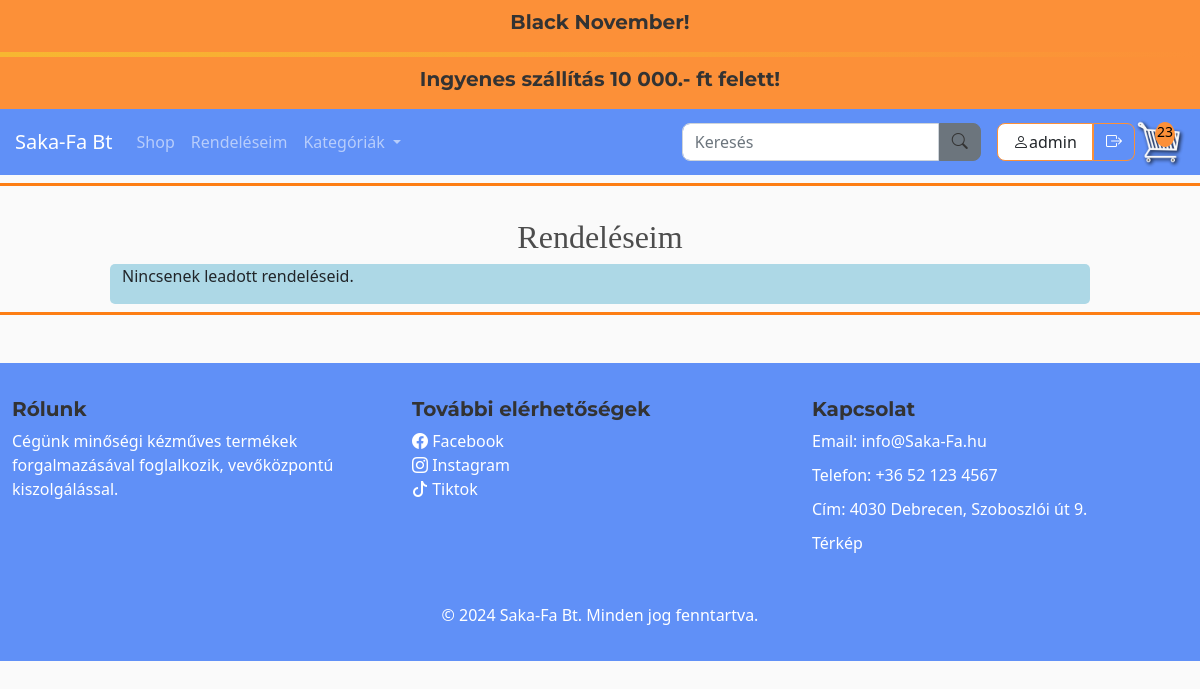
Screenshot of /orders/ (signed in) with the database file from the repository.
### store/models.py (models this page shows, shortened)
class TopBarText(models.Model):
    title = models.CharField(max_length=100, verbose_name="Cím")
    content = models.TextField(verbose_name="Szöveg")
    updated_at = models.DateTimeField(auto_now=True, verbose_name="Utolsó frissítés")
    class Meta:
        verbose_name = "Top Bar szöveg"
        verbose_name_plural = "Top Bar szövegek"

### store/views.py (the view, shortened to what this page needs)
# urls.py: path('orders/', views.order_list, name='order_list'),  # Rendelések listája
def order_list(request):
    if request.user.is_authenticated:
        customer = request.user.customer
        completed_orders = Order.objects.filter(customer=customer, complete=True).order_by('-date_order').prefetch_related('orderitem_set')
        cart_data = cartData(request)
        cart_items_count = cart_data['cartItems']
        cart_items = cart_data['items']
        order = cart_data['order']
        products = Product.objects.all()
        cart_total = cart_data['cart_total']  # Kosár végösszegének lekérése
        orders_by_transaction = {}
        context = {
            'orders_by_transaction': orders_by_transaction,
            'cartItems': cart_items_count,
            'cart_items': cart_items,  # Az aktuális kosár tételei a kontextusban
            'order': order,
            'products': products,
            'items': cart_items,
            'cart_total' : cart_total,
        }
    else:
        context = {
            'message': 'Csak bejelentkezett felhasználóknak!',
            'cartItems': 0,
            'cart_items': []  # Üres kosár nem bejelentkezett felhasználóknál
        }
    return render(request, 'store/order_list.html', context)

### store/context_processors.py (called while the page is built)
def topbar_texts(request):
    return {
        'topbar_texts': TopBarText.objects.all()
    }

### store/models.py (called while the page is built)
    @property
    def imageURL(self):
        try:
            url = self.image.url
        except:
            url = ''
        return url

    @property
    def discounted_price(self):
        if self.discount_percentage > 0:
            discount_amount = (self.discount_percentage / 100) * self.price
            return round(self.price - discount_amount, 2)
        return self.price

    @property
    def get_cart_total(self):
        orderitems = self.orderitem_set.all()
        total = sum([item.get_total for item in orderitems])
        discount_amount = (self.discount_percentage / 100) * total
        total_after_discount = Decimal(total - discount_amount)
        shipping_cost = Decimal(self.shipping_cost)
        return total_after_discount + shipping_cost  # Kedvezménnyel csökkentett összeg + szállítási költség

    @property
    def get_cart_items(self):
        orderitems = self.orderitem_set.all()
        total = sum([item.quantity for item in orderitems])
        return total

    @property
    def get_total(self):
        if self.product and self.product.discounted_price is not None:
            return self.product.discounted_price * self.quantity  # Az akciós ár használata
        return self.product.price * self.quantity  # Ha nincs akciós ár, az alapár használata

### store/templates/store/order_list.html (shortened to what this page needs)
{% extends "store/main.html" %}
{% load static %}
{% block content %}
<h2 class="text-center">Rendeléseim</h2>
<div class="container">
    <div class="row justify-content-center">
        <div class="order col-12 col-md-10">
        {% if user.is_authenticated %}
            {% if orders_by_transaction %}
                {% for transaction_id, orders in orders_by_transaction.items %}
                    <h3>Rendelés azonosító: {{ transaction_id }}</h3>
                    <table class="table table-striped table-responsive">
                        <thead>
                            <tr>
                                <th>Kép</th>
                                <th>Termék</th>
                                <th>Mennyiség</th>
                                <th>Rendelés ideje</th>
                                <th>Egységár</th>
                                <th>Összesen</th>
                            </tr>
                        </thead>
                        <tbody>
                            {% for order in orders %}
                                {% for order_item in order.orderitem_set.all %}
                                <tr>
                                    <td><a href="{% url 'product_detail' order_item.product.id %}">
                                        <img src="{{ order_item.product.image.url }}" alt="{{ order_item.product.name }}">
                                    </a></td>
                                    <td>{{ order_item.product.name }}</td>
                                    <td>{{ order_item.quantity }}</td>
                                    <td>{{ order_item.date_added|date:"Y-m-d H:i:s" }}</td>
                                    <td>{{ order_item.product.price|floatformat:0 }} Ft</td>
                                    <td>{{ order_item.total_price|floatformat:0 }} Ft</td>
                                </tr>
                                {% endfor %}
                                <tr>
                                    <td colspan="6" class="text-right">
                                        <h3>Kosár végösszege: {{ order.get_cart_total|floatformat:0 }} Ft</h3>
                                    </td>
                                </tr>
                            {% endfor %}
                        </tbody>
                    </table>
                {% endfor %}
            {% else %}
                <p>Nincsenek leadott rendeléseid.</p>
            {% endif %}
        {% else %}
            <p>{{ message }}</p>
        {% endif %}
        </div>
    </div>
</div>
{% endblock content %}

### store/templates/store/main.html (shortened to what this page needs)
<!DOCTYPE html>
{% load static %}
<html lang="hu">
<head>
    <link href="https://cdnjs.cloudflare.com/ajax/libs/bootstrap-icons/1.10.0/font/bootstrap-icons.min.css" rel="stylesheet">
    <link rel="stylesheet" href="https://cdnjs.cloudflare.com/ajax/libs/font-awesome/6.0.0-beta3/css/all.min.css">
    <link href="https://cdn.jsdelivr.net/npm/bootstrap@5.0.2/dist/css/bootstrap.min.css" rel="stylesheet">
    <link rel="stylesheet" type="text/css" href="{% static 'css/main.css' %}">
</head>
<body>
    <div class="TopBar">
        <div class="container">
            <div class="row">
                <div class="col-12">
                    <div class="custom-banner marquee">
                        {% for text in topbar_texts %}
                            <h4>{{ text.title }}</h4>
                        {% endfor %}
                    </div>
                </div>
                <div class="animated-divider"></div>
                <div class="col-12">
                    <div class="custom-banner marquee">
                        {% for text in topbar_texts %}
                            <h4>{{ text.content }}</h4>
                        {% endfor %}
                    </div>
                </div>
            </div>
        </div>
    </div>
    <nav class="navbar navbar-expand-lg navbar-dark bg-primary">
        <a class="navbar-brand" href="{% url 'index' %}">Saka-Fa Bt</a>
        <div class="collapse navbar-collapse" id="navbarSupportedContent">
            <ul class="navbar-nav me-auto">
                <li class="nav-item active">
                    <a class="nav-link" href="{% url 'store' %}">Shop<span class="sr-only">(current)</span></a>
                </li>
                <li class="nav-item active">
                    <a class="nav-link" href="{% url 'order_list' %}">Rendeléseim</a>
                </li>
                <li class="nav-item dropdown">
                    <a class="nav-link dropdown-toggle" href="#" id="navbarDropdown" role="button" data-bs-toggle="dropdown" aria-haspopup="true" aria-expanded="false">
                        Kategóriák
                    </a>
                </li>
            </ul>
            <form class="d-flex align-items-center my-2 my-lg-0" method="GET" action="{% url 'search' %}">
                <input class="form-control me-2" type="search" name="q" placeholder="Keresés" aria-label="Search">
                <button class="btn btn-secondary me-2 custom-button" type="submit"><i class="bi bi-search"></i></button>
            </form>
            <div class="d-flex align-items-center">
                <div class="user-status" style="display: flex; align-items: center;">
                    {% if user.is_authenticated %}
                        <p class="user"><i class="bi bi-person"></i>{{ user.username }}</p>
                        <form id="logout-form" method="POST" action="{% url 'logout' %}">
                            <button class="btn btn-outline-warning user-btn logout"><i class="bi bi-box-arrow-right"></i></button>
                        </form>
                    {% else %}
                        <a href="{% url 'login' %}" class="btn btn-outline-warning user-btn login"><i class="bi bi-box-arrow-in-right"></i> Bejelentkezés</a>
                    {% endif %}
                </div>
                {% if user.is_authenticated %}
                    <div class="cart-container">
                        <a href="{% url 'cart' %}" id="cart-icon-link">
                            <span id="cart-total">{{ cartItems }}</span>
                        </a>
                    </div>
                {% endif %}
            </div>
        </div>
    </nav>
<div class="separator"></div>
<div class="container">
    <br>
    {% block content %}
    {% endblock content %}
</div>
<div class="separator"></div>
<footer class="footer  text-white mt-5 py-4">
    <div class="container">
        <div class="row">
            <div class="col-lg-4 col-md-6 mb-4">
                <h4>Rólunk</h4>
                <p>Cégünk minőségi kézműves termékek forgalmazásával foglalkozik, vevőközpontú kiszolgálással.</p>
            </div>
            <div class="col-lg-4 col-md-6 mb-4">
                <h4>További elérhetőségek</h4>
                <ul class="list-unstyled">
                    <i class="bi bi-facebook"></i>  <a href="https://www.facebook.com" target="_blank">Facebook</a>
                    <br><i class="bi bi-instagram"></i>  <a href="https://www.instagram.com" target="_blank">Instagram</a><br>
                    <i class="bi bi-tiktok"></i>  <a href="https://www.tiktok.com" target="_blank">Tiktok</a>
                </ul>
            </div>
            <div class="col-lg-4 col-md-6 mb-4">
                <h4>Kapcsolat</h4>
                <p>Email: info@Saka-Fa.hu</p>
                <p>Telefon: +36 52 123 4567</p>
                <p>Cím: 4030 Debrecen, Szoboszlói út 9.</p>
                <a href=https://maps.app.goo.gl/HWCYh1pYbSjcLcac6 target="_blank">Térkép</a>
            </div>
        </div>
        <div class="text-center mt-4">
            <p>&copy; 2024 Saka-Fa Bt. Minden jog fenntartva.</p>
        </div>
    </div>
</footer>
</body>
</html>

### static/css/main.css (style rules this page uses)
body { background-color: hsl(0, 0%, 98%); }
.TopBar { background-color: #fc9038; }
.custom-banner { padding: 10px; font-family: 'Poppins', sans-serif; text-align: center; color: #333333; }
.marquee { overflow: hidden; white-space: nowrap; box-sizing: border-box; position: relative; }
.marquee h4 { display: inline-block; animation: marquee 10s linear infinite; }
.TopBar .row { display: flex; flex-direction: column; align-items: center; }
.animated-divider { width: 100%; height: 5px; background: linear-gradient(90deg, #f7b731, #fc9038); animation: slide 2s infinite; }
.navbar { background-color: #6090f7 !important; padding-left: 15px; padding-right: 15px; }
.separator { height: 3px; background-color:#fd7e14; margin-top: 8px; margin-bottom: 8px; }
h1,h2,h3,h4,h5,h6 { color:hsl(0, 0%, 30%); font-family: 'Lora', serif; }
.btn, h4, h6 { font-family: 'Montserrat', sans-serif; font-size: 1em; color: #333333; font-weight: 600; }
h4 { font-size: 1.25em; font-weight: bold; }
.cart-container { position: relative; display: inline-block; }
#cart-total { position: absolute; top: 5px; left: 20px; background-color:#fc9038; color: black; width: 20px; height: 25px; border-radius: 50%; text-align: center; line-height: 20px; font-size: 14px; font-weight: normal; }
.col-lg-4, .col-lg-6, .col-lg-8, .col-lg-12 { margin-top: 10px; }
.btn { border-radius: 5px; }
.user-btn { color: white !important; border-color: #fc9038; font-weight: 400; }
.user-status p { border-radius: 8px 0 0 8px; margin-right: 0; }
.user-status .logout { border-radius: 0 8px 8px 0; }
.custom-button { border-radius: 0 8px 8px 0; margin-left: -8px; }
.form-control { border-radius: 8px 0 0 8px; width: 100%; }
.user { display: inline-block; padding: 0.375rem 0.95rem; font-size: 1rem; font-weight: 400; color: #212529; background-color: #fff; border: 1px solid #fc9038; border-radius: 0px; transition: background-color 0.15s ease-in-out, border-color 0.15s ease-in-out; white-space: nowrap; overflow: hidden; text-overflow: ellipsis; margin: 5px 0px 5px 8px; border-radius: 5px; margin-right: 5px; }
.order { background-color: #add8e6; border-radius: 5px; }
.footer { background-color: #6090f7; color: #ffffff; padding: 40px 0; width: 100%; }
.footer a { color: #ffffff; text-decoration: none; }
.footer p, .footer ul { margin-bottom: 10px; }
.footer ul { padding-left: 0; }
.mb-4 { margin-bottom: 1.5rem; }
.container { max-width: 1200px; margin: 0 auto; }

### rows the page displays
TopBarText: title "Black November!", content "Ingyenes szállítás 10 000.- ft felett!"

### other values shown
{{ user.username }} "admin"
{{ cartItems }} "23"
